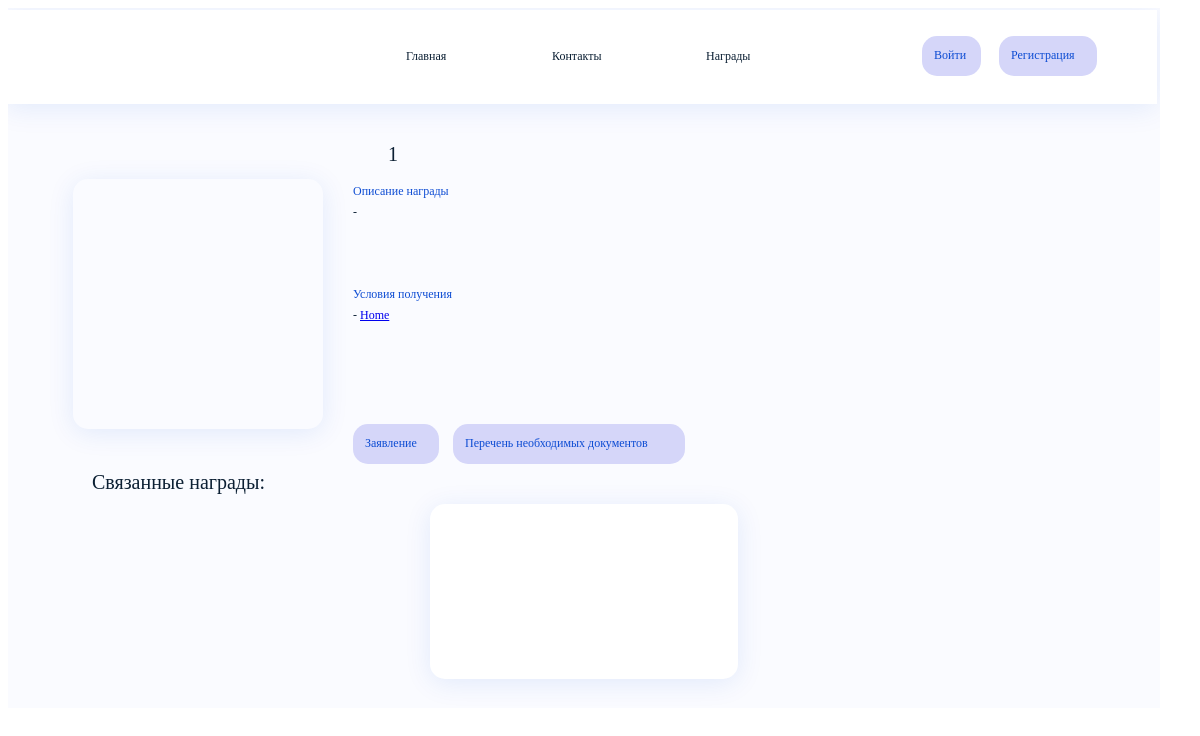
Page /awards/4/ on the committed database.
### awards/models.py (models this page shows)
class Award(models.Model):
    name = models.TextField(db_index=True, verbose_name='Наименование')
    picture = models.ImageField(upload_to='pictures',
                                verbose_name='Изображение награды')
    description = models.TextField(verbose_name='Описание награды')
    conditions = models.TextField(verbose_name='Условия получения награды')
    necessary_awards = models.TextField(verbose_name='Необходимые награды')
    excluding_awards = models.TextField(verbose_name='Запрещающие награды')
    entry = models.FileField(upload_to='entryes',
                             verbose_name='Заявка на получение награды')
    rank = models.IntegerField(null=True, blank=True, verbose_name='Степень ордена')
    necessary_docs = models.FileField(null=True, blank=True, upload_to='docs',
                                      default=None, verbose_name='Необходимые документы')
    def __str__(self):
        if self.rank is None:
            return f'{self.name}'
        else:
            return f'{self.name} {self.rank} степени.'

### awards/views.py (the view)
# urls.py: path('awards/<int:pk>/', views.AwardVew.as_view()),
class AwardVew(generic.DetailView):
    model = Award
    template_name = 'awards/award.html'
    def get_context_data(self, **kwargs):
        context = super().get_context_data(**kwargs)
        context['linked_awards'] = Award.objects.filter(name=context['award'].name).exclude(pk=context['award'].pk)
        return context

### awards/templates/awards/award.html (shortened to what this page needs)
{% load static %}
<html lang="en">
<head>
    <link rel="stylesheet" type="text/css" href="{% static '/awards/detail_style.css' %}">
</head>
<body>
<div class="e12_263">
    <span class="e12_264">{{ award }}</span><span class="e12_265">Связанные награды:</span>
    <div class="e12_269">
        <div class="e12_270"></div>
    </div>
    <div class="e12_275"></div>
    <div class="e12_276"><span class="e12_277">Главная</span><span class="e12_278">Контакты</span><span class="e12_279">Награды</span>
    </div>
    <div class="e12_280"></div>
    <div class="e12_281"><span class="e12_282">Войти</span></div>
    <div class="e12_294"><span class="e12_295">Перечень необходимых документов</span></div>
    <div class="e12_298"><span class="e12_299">Заявление</span></div>
    <div class="e12_287"><span class="e12_288">Регистрация</span></div>
    <div class="e12_289"></div>
    <div class="e12_293">
                    <span class="e12_290">
                        {{ award.description }}
                    </span><span class="e12_284">Описание награды</span>
    </div>
    <div class="e12_292">
                    <span class="e12_291">
                        {{ award.conditions }}
                        <a href="/">Home</a>
                    </span><span class="e12_286">Условия получения</span>
    </div>
</div>
</body>
</html>

### rows in the picture
Award: rank+name "1", description "-", conditions "-"
